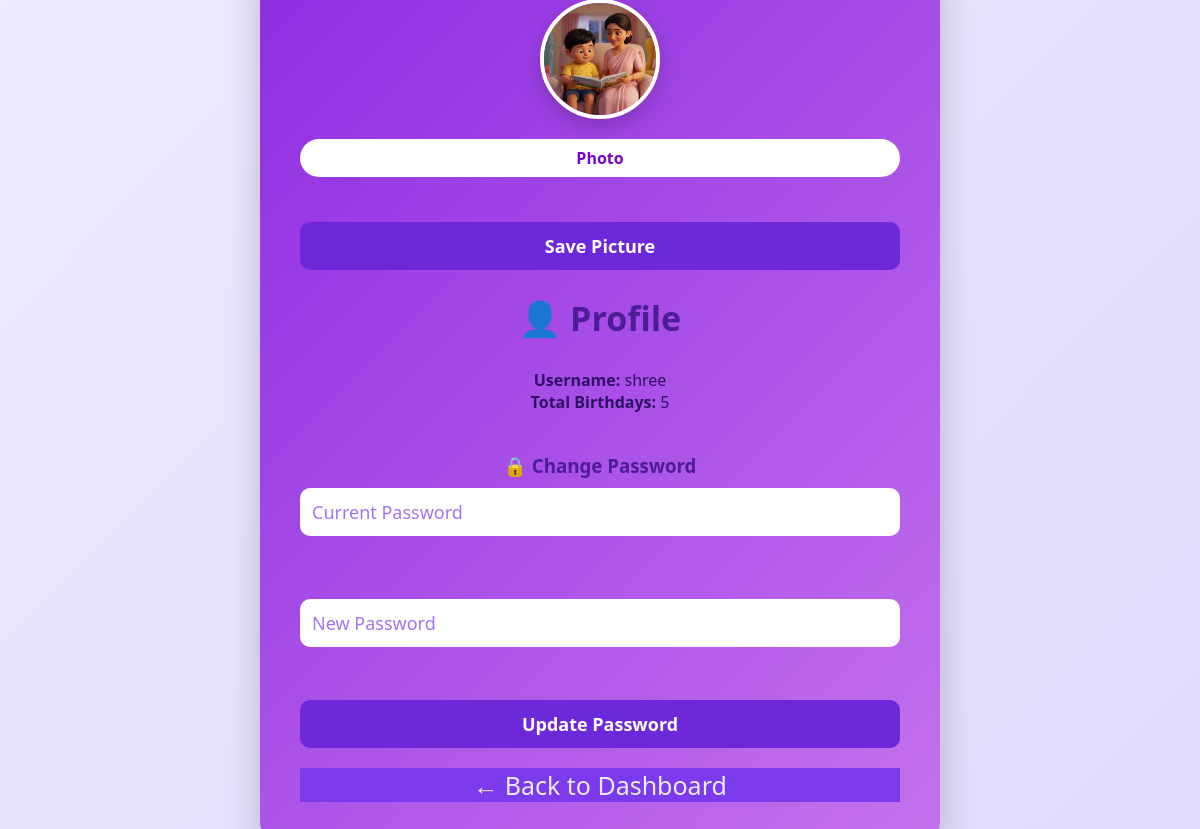
Page /profile (signed in) on the committed database.
### tables this page shows
CREATE TABLE users (
    id INTEGER PRIMARY KEY AUTOINCREMENT,
    username TEXT UNIQUE,
    password TEXT,
    profile_pic TEXT DEFAULT 'default.png'
);

### app.py (the view, shortened to what this page needs)
@app.route("/profile", methods=["GET", "POST"])
@login_required
def profile():
    conn = sqlite3.connect("birthdays.db")
    cursor = conn.cursor()
    cursor.execute("SELECT profile_pic FROM users WHERE id=?", (current_user.id,))
    profile_pic = cursor.fetchone()[0]
    cursor.execute("SELECT COUNT(*) FROM birthdays WHERE user_id=?", (current_user.id,))
    total_birthdays = cursor.fetchone()[0]
    conn.close()
    return render_template(
        "profile.html",
        username=current_user.username,
        total_birthdays=total_birthdays,
        profile_pic=profile_pic
    )

### app.py (called while the page is built)
@login_manager.user_loader
def load_user(user_id):
    conn = sqlite3.connect("birthdays.db")
    cursor = conn.cursor()
    cursor.execute("SELECT id, username FROM users WHERE id=?", (user_id,))
    user = cursor.fetchone()
    conn.close()
    return User(user[0], user[1]) if user else None

### templates/profile.html (shortened to what this page needs)
<!DOCTYPE html>
<html>
<head>
    <link rel="stylesheet" href="{{ url_for('static', filename='style.css') }}">
</head>
<body class="auth-body">
<div class="auth-container">
    <div class="auth-card">
        <div class="profile-image-section">
         {% if profile_pic %}
           <img src="{{ url_for('static', filename='profile_pics/' + profile_pic) }}"
             class="profile-img">
           {% else %}
               <div class="profile-emoji">👤</div>
           {% endif %}
            <form method="POST" enctype="multipart/form-data">
                <label for="fileUpload" class="upload-label"> Photo</label>
                <button type="submit" class="btn-primary">Save Picture</button>
            </form>
        </div>
        <h2>👤 Profile</h2>
        <div style="margin-bottom:40px;">
            <p><strong>Username:</strong> {{ username }}</p>
            <p><strong>Total Birthdays:</strong> {{ total_birthdays }}</p>
        </div>
        <h3>🔒 Change Password</h3>
        <form method="POST" class="password-form">
            <input type="password" name="current_password"
                   placeholder="Current Password" required>
            <input type="password" name="new_password"
                   placeholder="New Password" required>
            <button type="submit" class="btn-primary">
                Update Password
            </button>
        </form>
        <a href="{{ url_for('home') }}" class="dashboard-link">
            ← Back to Dashboard
        </a>
    </div>
</div>
</body>
</html>

### static/style.css (style rules this page uses)
* { margin: 0; padding: 0; box-sizing: border-box; font-family: 'Segoe UI', sans-serif; transition: all 0.3s ease; }
body { background: linear-gradient(135deg, #eef2f7, #dbeafe); color: #1d71e8; min-height: 100vh; }
form input, form select { padding: 8px; border-radius: 8px; border: 1px solid #d1d5db; background: white; }
.auth-body { height: 100vh; background: linear-gradient(135deg, #eef2f7, #dbeafe); display: flex; justify-content: center; align-items: center; }
.auth-card { background: linear-gradient(135deg, #8e2de2, #c471ed); width: 380px; padding: 40px 30px; border-radius: 20px; box-shadow: 0 15px 35px rgba(0,0,0,0.2); text-align: center; box-sizing: border-box; }
.auth-card input { width: 100%; padding: 10px; margin: 10px 0; border-radius: 8px; border: 1px solid #ddd; }
body { background: linear-gradient(135deg, #f3e8ff, #e9d5ff); color: #4c1d95; }
.input-group input, form input, form select { background: rgba(255,255,255,0.15); color: #ede9fe; border: none; }
.back-btn, .dashboard-link { color: #4c1d95; }
button, a, .badge, .age-badge { background-color: #7c3aed !important; color: #ede9fe !important; }
.dashboard-title, h1, h2, h3 { color: #4c1d95 !important; }
body { background: #e9d5ff; color: #2e1065; }
input, select { background: #ffffff !important; color: #2e1065 !important; border: 1px solid #c4b5fd; }
input::placeholder { color: #7c3aed !important; opacity: 0.7; }
button, .apply-btn { background: #6d28d9 !important; color: #ffffff !important; }
body { margin: 0; font-family: 'Inter', sans-serif; background: linear-gradient(-45deg, #eef2ff, #e0e7ff, #ddd6fe, #ede9fe); background-size: 400% 400%; animation: gradientBG 12s ease infinite; }
.dashboard-link { display: block; text-align: center; margin-top: 22px; color: #f5f3ff; text-decoration: none; font-size: 25px; transition: 0.3s; }
.auth-body { margin: 0; font-family: 'Inter', sans-serif; background: linear-gradient(-45deg, #eef2ff, #e0e7ff, #ddd6fe, #ede9fe); background-size: 400% 400%; animation: gradientBG 12s ease infinite; }
.auth-container { display: flex; justify-content: center; align-items: center; min-height: 100vh; }
.auth-card { width: 680px; height: 650px; padding: 60px 55px; border-radius: 28px; background: rgba(124, 58, 237, 0.85); backdrop-filter: blur(18px); box-shadow: 0 40px 80px rgba(124, 58, 237, 0.35), inset 0 0 0 1px rgba(255,255,255,0.15); animation: slideUp 0.8s ease; text-align: center; }
.auth-card h2 { color: #ffffff; font-size: 34px; margin-bottom: 28px; }
.auth-card input { width: 100%; padding: 16px 18px; margin-bottom: 28px; border-radius: 18px; border: none; outline: none; font-size: 18px; background: rgba(255,255,255,0.95); color: #4c1d95; transition: 0.3s ease; }
.btn-primary { width: 100%; padding: 20px; border-radius: 20px; border: none; background: linear-gradient(135deg, #ffffff, #f3e8ff); color: #6d28d9; font-size: 18px; font-weight: 800; cursor: pointer; transition: 0.3s ease; }
.profile-image-section { text-align: center; margin-bottom: 25px; }
.profile-img { width: 120px; height: 120px; border-radius: 50%; object-fit: cover; border: 4px solid white; margin-bottom: 15px; box-shadow: 0 8px 20px rgba(0,0,0,0.2); }
.upload-label { display: inline-block; background: white; color: #7a00cc; padding: 8px 15px; border-radius: 20px; cursor: pointer; font-weight: bold; margin-bottom: 20px; }
.auth-card { background: linear-gradient(135deg, #8e2de2, #c471ed); width: 680px; height: auto; padding: 40px; border-radius: 20px; box-shadow: 0 15px 35px rgba(0,0,0,0.2); text-align: center; }
.auth-card form { display: flex; flex-direction: column; gap: 25px; }
.auth-card input { width: 100%; padding: 12px; border-radius: 10px; border: none; outline: none; }
.btn-primary { width: 100%; padding: 12px; border-radius: 10px; border: none; background: #6a00f4; color: white; font-weight: bold; cursor: pointer; transition: 0.3s; }
.password-form { display: flex; flex-direction: column; gap: 25px; }
.password-form input, .password-form button, .btn-secondary { width: 100%; }
.dashboard-link { display: block; margin-top: 20px; }

### rows in the picture
users: profile_pic (picture), username "shree"

### other values in the picture
{{ total_birthdays }} "5"
